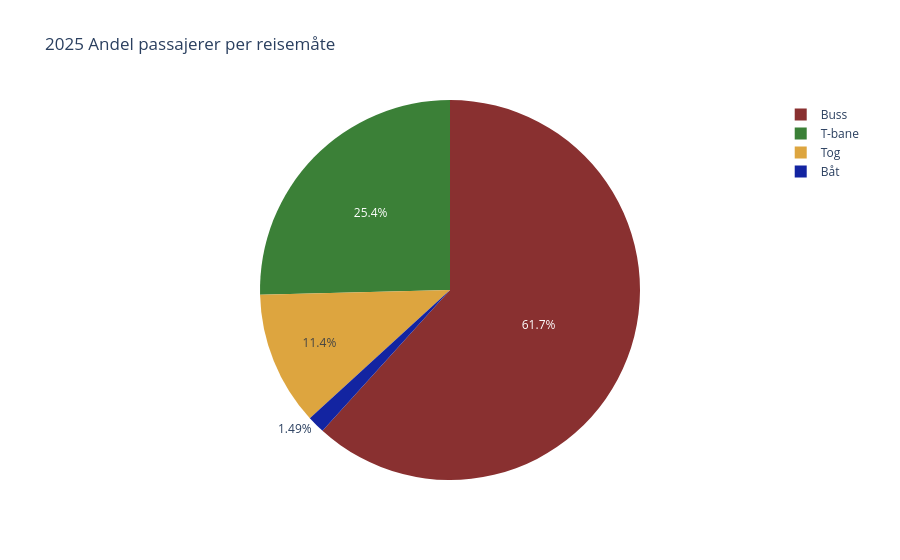

Write notebook code for a chart like this one.
### Code cell
data = {
    'Kollektiform': ['Buss', 'T-bane', 'Tog', 'Båt'],
    'Antall_(mill.)': [buss.value.iloc[-4:].sum()/1e3, tbane.value.iloc[-4:].sum()/1e3, tog.value.iloc[-4:].sum()/1e3, baat.value.iloc[-4:].sum()/1e3]
    }

kollektiv_df = pd.DataFrame(data)

color_map = {
    'Buss': "#893030",
    'T-bane': "#3B8037",
    'Tog': "#DDA53F",
    'Båt':  "#1324A1"
}

# 3. Lag diagrammet med både names og color satt til den nye kolonnen
fig = px.pie(
    kollektiv_df,
    names='Kollektiform',
    color='Kollektiform',
    values='Antall_(mill.)',
    title='2025 Andel passajerer per reisemåte',
    color_discrete_map=color_map,
)

fig.show()

### Figure 1 — Plotly figure (JSON) as saved in the notebook; plotly's stock layout.template omitted (floating-point values rounded to 4 significant figures)
{"data": [{"customdata": [["Buss"], ["T-bane"], ["Tog"], ["Båt"]], "domain": {"x": [0, 1], "y": [0, 1]}, "hovertemplate": "Kollektiform=%{customdata[0]}<br>Antall_(mill.)=%{value}<extra></extra>", "labels": ["Buss", "T-bane", "Tog", "Båt"], "legendgroup": "", "marker": {"colors": ["#893030", "#3B8037", "#DDA53F", "#1324A1"]}, "name": "", "showlegend": true, "type": "pie", "values": [457.6, 188.3, 84.54, 11.08]}], "layout": {"legend": {"tracegroupgap": 0}, "title": {"text": "2025 Andel passajerer per reisemåte"}}}
